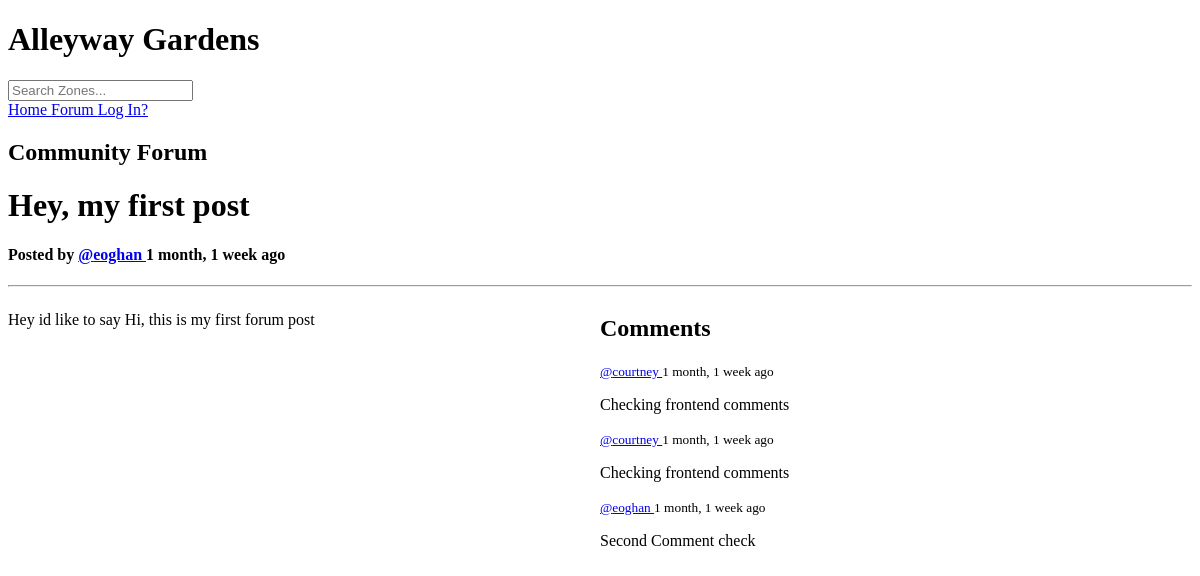
Before: /forum-post/5/ with the older database file.
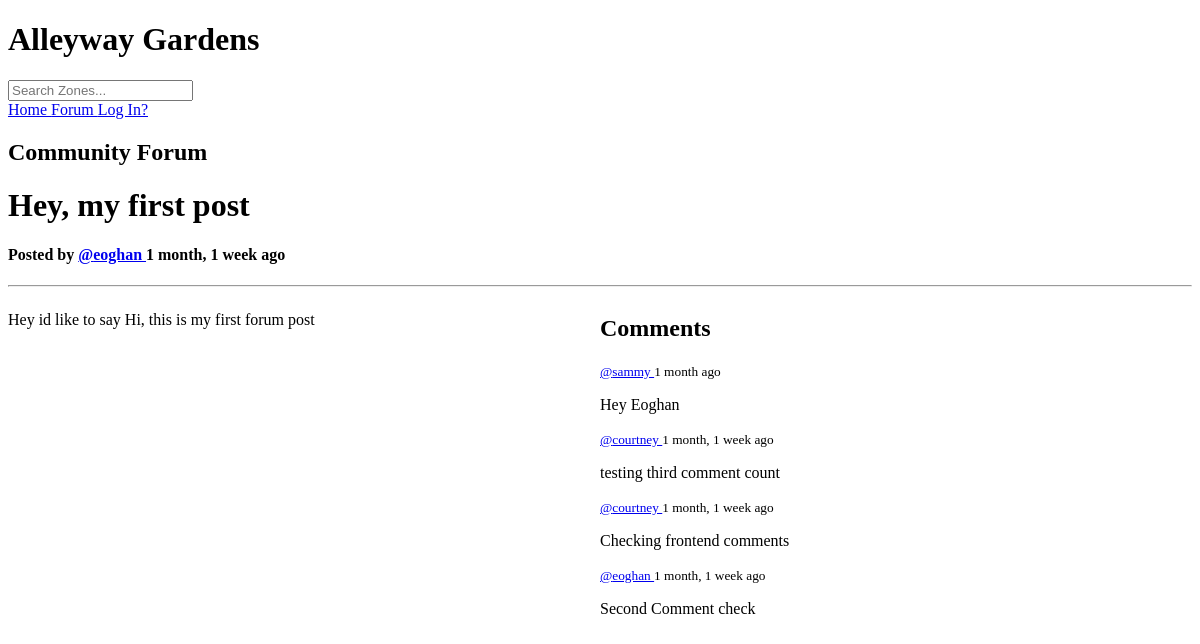
After: the same page with the newer database file.
### base/models.py (models this page shows, shortened)
class Comment(models.Model):
    user = models.ForeignKey(User, on_delete=models.CASCADE, related_name="comment")
    post = models.ForeignKey(Post, on_delete=models.CASCADE, related_name="comment")
    body = models.TextField()
    updated = models.DateTimeField(auto_now=True)
    created = models.DateTimeField(auto_now_add=True)
    class Meta:
        ordering = ['-updated', '-created']

### base/views.py (the view, shortened to what this page needs)
# urls.py: path('forum-post/<str:pk>/', views.forumPost, name = 'forum-post'),
def forumPost(request, pk):
    post = Post.objects.get(id=pk)
    post_comments = post.comment.all().order_by('-created')
    context = {'post':post, 'post_comments' : post_comments }
    return render(request, 'base/forum_post.html', context)

### base/templates/base/forum_post.html (shortened to what this page needs)
{% extends 'main.html' %}
{% block content %}
<h2>Community Forum</h2>
<h1>{{post.title}}</h1>
<h4> Posted by <a href="{% url 'user-profile' post.user.id %}">@{{post.user}} </a> {{post.created|timesince}} ago</h4>
<hr>
<div class="post-container">
    <div>
        <p>{{post.body}}</p>
    </div>
    <div>
        <h2>Comments</h2>
        {% for comment in post_comments %}
      <div>
            <small><a href="{% url 'user-profile' comment.user.id %}">@{{comment.user}} </a> {{comment.created|timesince}} ago </small>
            <p>{{comment.body}}</p>
      </div>
        {% endfor %}
    </div>
</div>
{% endblock content %}

Changed rows visible on the page:
removed Comment: user "courtney", created "1 month, 1 week", body "Checking frontend comments"
added Comment: user "sammy", created "1 month", body "Hey Eoghan"
added Comment: user "courtney", created "1 month, 1 week", body "testing third comment count"
